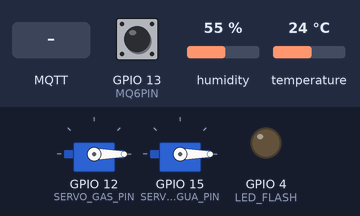
A sketch run on a simulated ESP32. Shown: 2 × servo, output pins drawn as LEDs (lit = HIGH). The inputs (shaded band) are chosen by the test bench; at power-on: GPIO 13 (MQ6PIN) LOW, humidity 55 %, temperature 24 °C. No MQTT or app messages arrive unless stated; what the sketch prints to the serial monitor is not drawn.

Above: at 7.2 s.
7.3 s: MQTT message "false" arrives on the first subscribed topic
At 8.5 s:
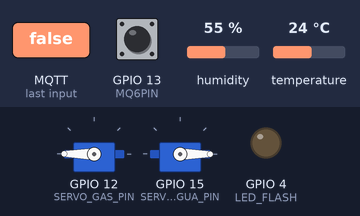
14.5 s: GPIO 13 (MQ6PIN) pulsed HIGH 2 times (0.12 s each, 0.3 s apart)
At 16.0 s:
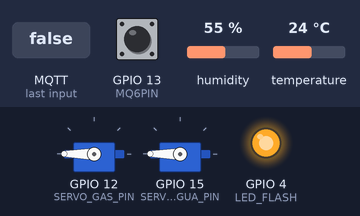
16.6 s: GPIO 13 (MQ6PIN) driven HIGH
At 17.8 s:
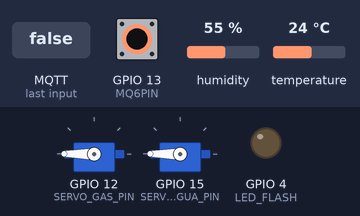
18.1 s: GPIO 13 (MQ6PIN) driven LOW
At 18.9 s:
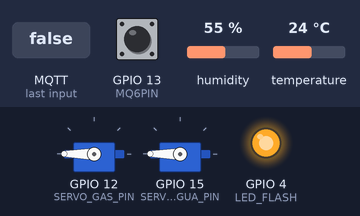
Timing chart, 0 to 20.6 s (numbered marks = the images above; inputs shaded):
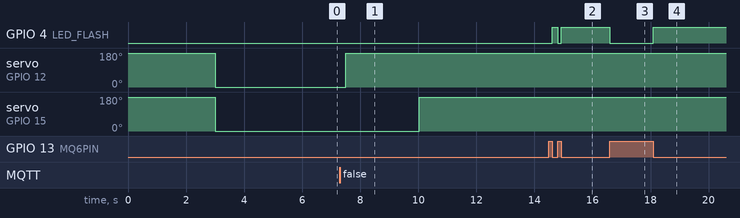

Measured:
- after the input at 7.3 s, servo on GPIO 12 (SERVO_GAS_PIN): 0° → 180° after 0.20 s
- after the input at 14.5 s, GPIO 4 (LED_FLASH): LOW → HIGH after 0.12 s, → LOW 0.18 s later, → HIGH 0.12 s later
- after the input at 16.6 s, GPIO 4 (LED_FLASH): HIGH → LOW at once
- after the input at 18.1 s, GPIO 4 (LED_FLASH): LOW → HIGH at once

The sketch:

ESP32CAM_MQTT_DHT11_MQ6_SERVOMOTORES.ino
```cpp
// Este programa lee temperatura y humedad utilizando el sensor DHT11, también detecta la presencia
// o ausencia de gas LP utilizando el sensor MQ6 y activa o desactiva dos seromotores micro (SG90).
// Los servomotores permiten abrir o cerrar las válvulas de gas y agua, respectivamente.

// Los datos de humedad (h), temperatura (t), nivel de gas (ng), nivel de humedad (nh) y los estados
// de los dos servomotores de gas (esg) y agua (esa) se publican en un broker público con el tema
// "capstone/humedad_temperatura_niveldegas_niveldehumedad_estadoservogas_estadoservoagua".

// La terminal de salida (S) del sensor DHT11 se conecta al GPIO 14 de la ESP32CAM, la terminal de
// salida digital (DO) del sensor MQ6 se conecta al GPIO 13. La terminal de control del servomotor
// de gas (agua) se conecta al GPIO 12 (GPIO 15). NOTA: SÓLO LOS PINES GPIO 12 Y GPIO 15 ESTÁN
// DEFINIDOS PARA USAR LA SEÑAL PWM DE LA ESP32CAM.

// Los sensores DHT11, MQ6, la ESP32CAM y los servomotores se alimentan con DOS fuentes de 5 volts.

// IMPORTANTE: Al cargar el programa a la ES32CAM, la terminal de salida (SIGNAL)
// del sensor DHT11 no debe estar conectado al ESP32CAM (DHTPIN). No olvide conectarlo
// después de cargar el programa a la ESP32CAM.

// La válvula de gas se cierra si se detecta presencia de gas LP o si la temperatura es mayor a un
// cierto umbral (por ejemplo, 50°C). La válvula de agua se cierra si se detecta un nivel de humedad
// mayor a un cierto umbral (por ejemplo, 50%). Las vávulas de gas y agua también se pueden controlar
// de forma remota. Para esto, el sistema se subscribe a un agente (broker) público en los temas
// "capstone/actuador_gas" y "capstone/actuador_agua". Si se recibe el mensaje "true" la válvula se
// abre, si se recibe el mensaje "false", la válvula se cierra.

// Incluimos librerías
#include <DHT.h>
#include <EspMQTTClient.h>
#include <ESP32Servo.h>

#define DHTPIN 14         // Definimos el pin digital donde se conecta el sensor DHT11 (SIGNAL)
#define DHTTYPE DHT11     // Tipo de sensor de temperatura (DHT11 o DHT22)
#define MQ6PIN 13         // Este pin lee el valor digital que entrega el sensor de gasLP MQ-6
#define LED_FLASH 4       // Se enciende en presencia de gas
#define SERVO_GAS_PIN 12  // Pin para controlar al servomotor que abre y cierra la válvula de GAS
#define SERVO_AGUA_PIN 15 // Pin para controlar al servomotor que abre y cierra la válvula de AGUA

int periodo = 10000;
unsigned long tiempoactual = 0;
int edo_servo_gas;         // 1 abierto, 0 cerrado
int edo_servo_agua;        // 1 abierto, 0 cerrado
int nivel_sensor_gas;      // 1 sin fuga de gas, 0 existe fuga de gas
int nivel_sensor_humedad;  // 1 humedad baja, 0 humedad alta

Servo servo_gas;
Servo servo_agua;

EspMQTTClient client(
  //"TP-Link_3714",   // WifiSSID nombre de la red
  "P_Capstone",       // Nombre de la red
  //"92574632",       // WifiPassword contraseña
  "PCapstone1",       // Contraseña
  //"52.29.114.186",  // Dirección del broker
  "192.172.0.102",    // Dirección del broker
  "",               // MQTTUsername Can be omitted if not needed
  "",               // MQTTPassword Can be omitted if not needed
  "ESP32GHV",       // Client name that uniquely identify your device
  1883              // The MQTT port, default to 1883. this line can be omitted
);

DHT dht(DHTPIN, DHTTYPE);// Inicializamos el sensor DHT11
String salida;

void onConnectionEstablished() {
  client.subscribe("capstone/actuador_gas", [] (const String & payload)
  {
    Serial.println(payload);
    if ((payload.equals("true")) && (edo_servo_gas == 0) && (nivel_sensor_gas == 1))
    {
      Serial.println("TRUE: Abre la válvula de gas");
      edo_servo_gas = 1;
      servo_gas.write(0);
    }
    if ((payload.equals("false")) && (edo_servo_gas == 1))
    {
      Serial.println("FALSE: Cierra la válvula de gas");
      edo_servo_gas = 0;
      servo_gas.write(180);
    }
    if ((edo_servo_gas == 1) && (nivel_sensor_gas == 0))
    {
      Serial.println("GAS: Cierra la válvula de gas");
      edo_servo_gas = 0;
      servo_gas.write(180);
    }
  });

  client.subscribe("capstone/actuador_agua", [] (const String & payload)
  {
    Serial.println(payload);
    if ((payload.equals("true")) && (edo_servo_agua == 0)) //&&(nivel_sensor_humedad==1))
    {
      Serial.println("TRUE: Abre la válvula de agua");
      edo_servo_agua = 1;
      servo_agua.write(0);
    }
    if ((payload.equals("false")) && (edo_servo_agua == 1))
    {
      Serial.println("FALSE: Cierra la válvula de agua");
      edo_servo_agua = 0;
      servo_agua.write(180);
    }
    if ((edo_servo_agua == 1) && (nivel_sensor_humedad == 0))
    {
      Serial.println("HUMEDAD: Cierra la válvula de agua");
      edo_servo_agua = 0;
      servo_agua.write(180);
    }
  });

  client.publish("capstone/humedad_temperatura_niveldegas_niveldehumedad_estadoservogas_estadoservoagua", "Conectado al MQTT");
}

void onMessageReceived(const String& topic, const String& message) {
  Serial.println(topic + ": " + message);
}


// Interrupción para cambiar la velocidad con la que se leen los sensores
// y para CERRAR la válvula de gas en caso de que exita fuga de gas.
void IRAM_ATTR ISR() {
  if (digitalRead(MQ6PIN)) {
    periodo = 10000; // Los sensores se leen cad 10 segundos
    digitalWrite(LED_FLASH, LOW);
  }
  else {
    periodo = 3000; // Los sensores se leen cada tres segundos
    digitalWrite(LED_FLASH, HIGH);
    if (edo_servo_gas == 1)
    {
      Serial.println("INTERRUPCIÓN PARA CERRAR la válvula de gas");
      edo_servo_gas = 0;
      servo_gas.write(180);
      //  delay(1500);
    }
  }
}

void setup() {

  pinMode(MQ6PIN, INPUT); //Se configura como pin de entrada
  pinMode(LED_FLASH, OUTPUT);
  pinMode(SERVO_GAS_PIN, OUTPUT);
  pinMode(SERVO_AGUA_PIN, OUTPUT);
  Serial.begin(115200);// Se inicializa la comunicación serial

  ESP32PWM::allocateTimer(0);
  ESP32PWM::allocateTimer(1);
  ESP32PWM::allocateTimer(2);
  ESP32PWM::allocateTimer(3);

  servo_gas.setPeriodHertz(50);    // Estandard 50 Hz
  servo_agua.setPeriodHertz(50);   // Estandard 50 Hz
  servo_gas.attach(SERVO_GAS_PIN, 1000, 2000);
  servo_agua.attach(SERVO_AGUA_PIN, 1000, 2000);

  servo_gas.write(180);   edo_servo_gas = 0;
  servo_agua.write(180); edo_servo_agua = 0;
  Serial. println("Servomotores cerrados");
  delay(3000);

  servo_gas.write(0);   edo_servo_gas = 1;
  servo_agua.write(0); edo_servo_agua = 1;
  Serial. println("Servomotores abiertos");
  delay(3000);
  nivel_sensor_gas = 1;

  attachInterrupt(MQ6PIN, ISR, CHANGE);
  client.enableDebuggingMessages(); // Permite visualizar los mensajes que envía MQTT durante su ejecución
  Serial.println(F("Prueba de conexión del sensor DHT11"));
  dht.begin();// Se inicializa el sensor DHT11
}

void loop() {
  // Esperamos "periodo" segundos entre mediciones
  if (millis() > tiempoactual + periodo)
  {
    tiempoactual = millis();
    nivel_sensor_gas = digitalRead(MQ6PIN); //lee el nivel digital de gasLP
    Serial.print ("Nivel digital de gas LP: ");
    Serial.println(nivel_sensor_gas);
    client.loop();
    float h = dht.readHumidity();   // Se lee la humedad relativa (en porcentaje)
    float t = dht.readTemperature();// Se lee la temperatura en grados centígrados (por defaut)
    if (isnan(h) || isnan(t)) {     // En este "if" comprobamos si exite error en la lectura del sensor DHT11
      Serial.println("Error al realizar la lectura del sensor DHT11");
      return;
    }

    if ((t > 50.0) && (edo_servo_gas == 1))
    {
      Serial.println("TEMPERATURA ELEVADA: Cierra la válvula de gas");
      servo_gas.write(180);
      edo_servo_gas = 0;
    }

    if ((h >= 50.0) && (edo_servo_agua == 1)) // En el futuro se utilizará un sensor que detecte la presencia de agua
    {
      Serial.println("HUMEDAD ALTA: Cierra la válvula de AGUA");
      servo_agua.write(180);
      edo_servo_agua = 0;
      nivel_sensor_humedad = 0;
    }
    if ((h < 50.0)) nivel_sensor_humedad = 1;

    salida = String("{\"HUMEDAD\": \" " + String(h) + "\", \"TEMPERATURA\": \"" + String(t) + "\",\"NIVELDEGAS\": \"" + String(nivel_sensor_gas) + "\",\"NIVELDEHUMEDAD\": \"" + String(nivel_sensor_humedad) + "\",\"ESTADOSERVOGAS\": \"" + String(edo_servo_gas) + "\",\"ESTADOSERVOAGUA\": \"" + String(edo_servo_agua) + "\"}");
    Serial.println(salida);
    client.publish("capstone/humedad_temperatura_niveldegas_niveldehumedad_estadoservogas_estadoservoagua", salida);
  }
  else client.loop();
}
```
